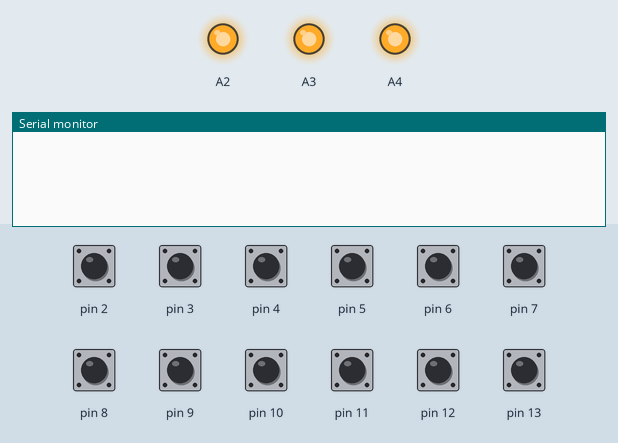
This sketch was run on a simulated Arduino Uno, built with avr-gcc and run on an emulated ATmega328P. Parts: output pins drawn as LEDs (lit = HIGH), the last lines printed to the serial monitor. The test bench sets the inputs (shaded band); at power-on: pin 2–13 HIGH.

Above: at 1.2 s.
1.3 s: pin 2 pulled LOW for 0.15 s
At 2.5 s:
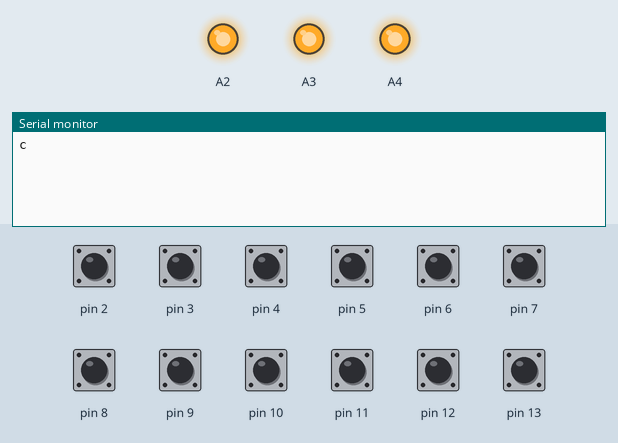
2.9 s: pin 3 pulled LOW for 0.15 s
At 3.8 s:
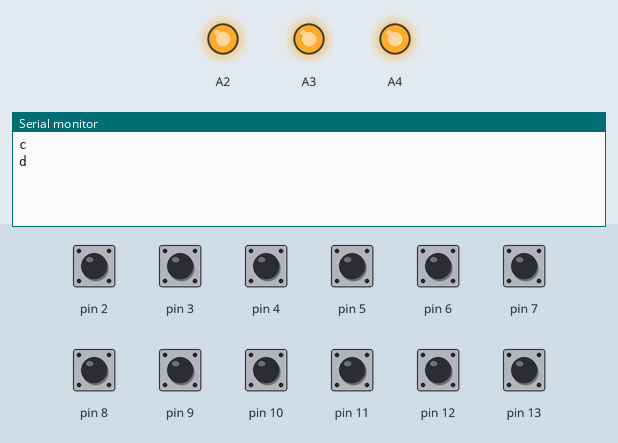
4.5 s: pin 4 pulled LOW for 0.15 s
At 5.0 s:
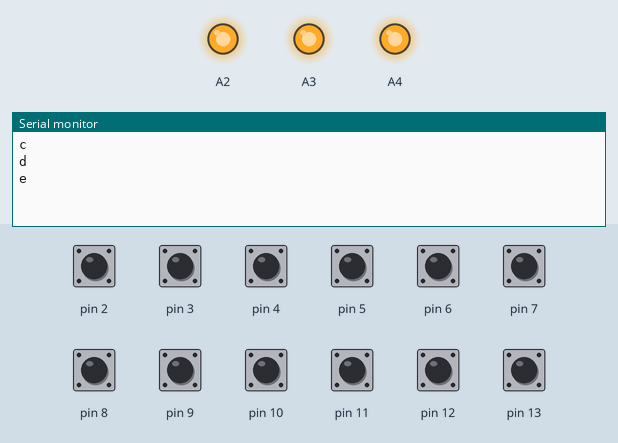
6.1 s: pin 5 pulled LOW for 0.15 s
At 7.3 s:
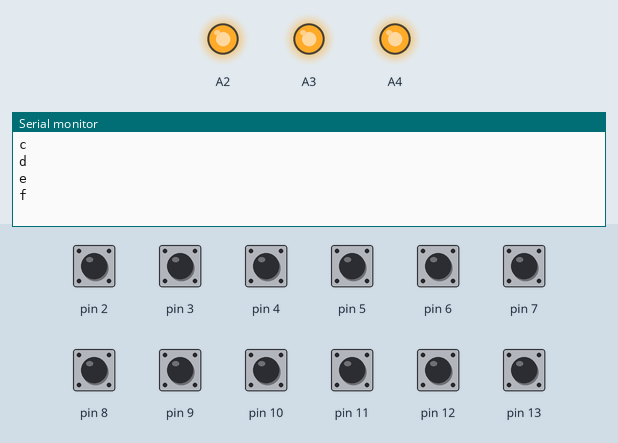
7.7 s: pin 6 pulled LOW for 0.15 s
At 8.7 s:
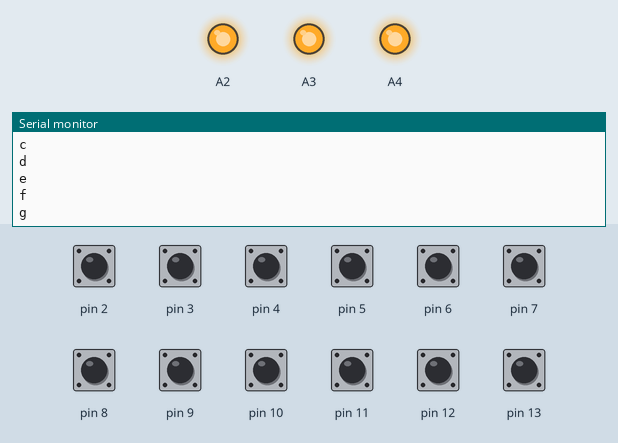
9.3 s: pin 7 pulled LOW for 0.15 s
At 9.9 s:
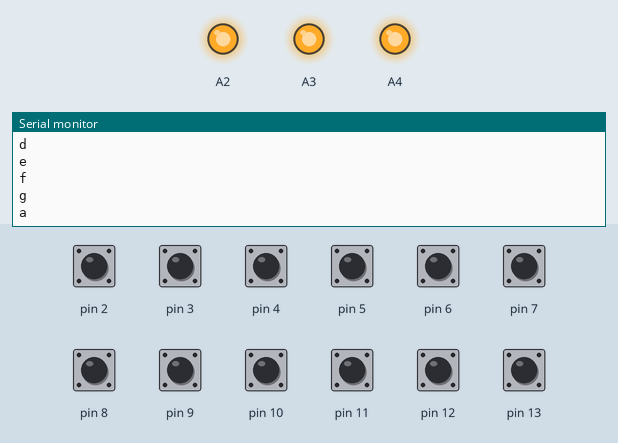

Measured:
- after the input at 1.3 s, the serial monitor: prints a new line at once (image 1)
- after the input at 2.9 s, the serial monitor: prints a new line at once (image 2)
- after the input at 4.5 s, the serial monitor: prints a new line at once (image 3)
- after the input at 6.1 s, the serial monitor: prints a new line at once (image 4)
- after the input at 7.7 s, the serial monitor: prints a new line at once (image 5)
- after the input at 9.3 s, the serial monitor: prints a new line at once (image 6)

The sketch:

music_tap.ino
```cpp
char value[15] = {'z','C','c','d','e','f','g','a','b','D','E','G','A','B','z'};
String str = "";

void setup() {

  pinMode(2, INPUT_PULLUP);
  pinMode(3, INPUT_PULLUP);
  pinMode(4, INPUT_PULLUP);
  pinMode(5, INPUT_PULLUP);
  pinMode(6, INPUT_PULLUP);
  pinMode(7, INPUT_PULLUP);
  pinMode(8, INPUT_PULLUP);
  pinMode(9, INPUT_PULLUP);
  pinMode(10, INPUT_PULLUP);
  pinMode(11, INPUT_PULLUP);
  pinMode(12, INPUT_PULLUP);
  pinMode(13, INPUT_PULLUP);

  pinMode(A2, OUTPUT);
  pinMode(A3, OUTPUT);
  pinMode(A4, OUTPUT);
  digitalWrite(A2, HIGH);
  digitalWrite(A3, HIGH);
  digitalWrite(A4, HIGH);

  Serial.begin(9600);

}

void loop() {

  if(digitalRead(A4) == 0) {
    str += String(value[1]);
  }
  for(int i=2; i<=13; i++) {
    if(digitalRead(i) == 0) {
      str += String(value[i]);
    }
  }
  if(str.length() > 0) {
    str += '\n';
    Serial.write(str.c_str());
    delay(1000);
    str = "";
  }

  if(digitalRead(A2) == 0) {
    Serial.write("q\n");
    delay(1000);
  } else if(digitalRead(A3) == 0) {
    Serial.write("w\n");
    delay(1000);
  }

}
```
